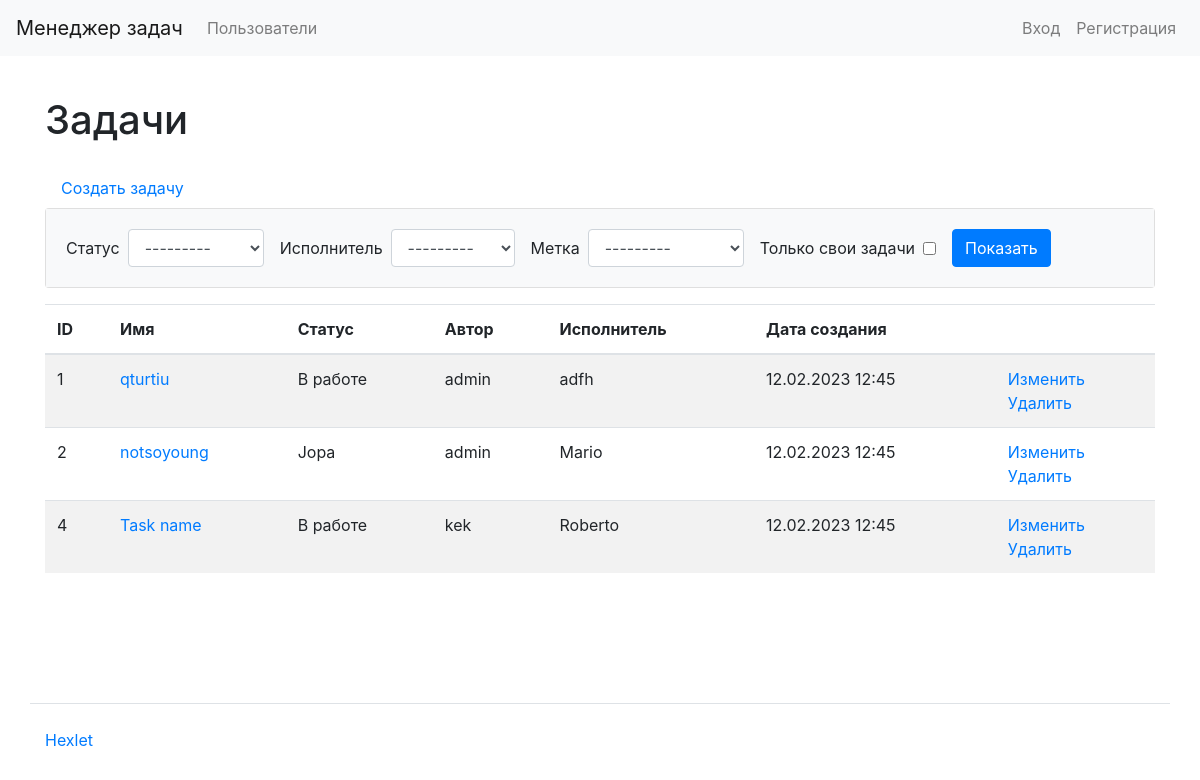
/tasks/, run on the app's committed database.
### task_manager/tasks/models.py (models this page shows, shortened)
class Tasks(models.Model):
    name = models.CharField(max_length=150, verbose_name='Имя')
    creator = models.ForeignKey(SiteUser, on_delete=models.PROTECT)
    description = models.TextField(verbose_name='Описание')
    status = models.ForeignKey(Statuses, on_delete=models.PROTECT, verbose_name='Статус')
    executor = models.ForeignKey(SiteUser, on_delete=models.PROTECT, verbose_name='Исполнитель', related_name='executor_id')
    labels = models.ManyToManyField(Label, verbose_name='Метки')
    created_at = models.DateTimeField(auto_now=True)

### task_manager/statuses/models.py (models this page shows)
class Statuses(models.Model):
    name = models.CharField(max_length=100, verbose_name='Имя')
    created_at = models.DateTimeField(auto_now=True)
    def __str__(self):
        return self.name

### task_manager/users/models.py (models this page shows)
class SiteUser(AbstractUser):
    first_name = models.CharField(max_length=150, verbose_name='Имя')
    last_name = models.CharField(max_length=150, verbose_name='Фамилия')
    def __str__(self):
        return self.username

### task_manager/labels/models.py (called while the page is built)
    def __str__(self):
        return self.name

### task_manager/templates/tasks/tasks_filter.html (shortened to what this page needs)
{% extends "base.html" %}
{% load bootstrap4 %}
{% block content %}
<h1 class="my-4">Задачи</h1>
<a class="nav-link" href="{% url 'create_task' %}">Создать задачу</a>
<div class="card mb-3">
    <div class="card-body bg-light">
        <form class="form-inline center" method="get">
            {% for field in filter.form %}
                <div class="form-group">
                    {{ field.label }}
                    <div class="ml-2 mr-3">
                        {{ field }}
                    </div>
                </div>
            {% endfor %}
            <button class="btn btn-primary" type="submit">Показать</button>
        </form>
    </div>
</div>
<table class="table table-striped">
    <thead>
      <tr>
        <th>ID</th>
        <th>Имя</th>
        <th>Статус</th>
        <th>Автор</th>
        <th>Исполнитель</th>
        <th>Дата создания</th>
        <th></th>
      </tr>
    </thead>
    <tbody>
        {% for obj in filter.qs %}
        <tr>
          <td>
            {{ obj.pk }}
          </td>
          <td>
            <a href="{% url 'task_detail' obj.pk %}">{{ obj.name }}</a>
          </td>
          <td>
            {{ obj.status }}
          </td>
          <td>
            {{ obj.creator }}
          </td>
          <td>
            {{ obj.executor }}
          </td>
          <td>{{ obj.created_at|date:"d.m.Y H:i" }}</td>
          <td>
            <a href="{% url 'task_update' obj.pk %}">Изменить</a>
            <br>
            <a href="{% url 'task_delete' obj.pk %}">Удалить</a>
          </td>
        </tr>
        {% endfor %}
    </tbody>
</table>
{% endblock %}

### data on the page
Tasks: pk "1", name "qturtiu", status "В работе", creator "admin", executor "adfh", created_at "12.02.2023 12:45"
Tasks: pk "2", name "notsoyoung", status "Jopa", creator "admin", executor "Mario", created_at "12.02.2023 12:45"
Tasks: pk "4", name "Task name", status "В работе", creator "kek", executor "Roberto", created_at "12.02.2023 12:45"

### other printed values
{{ field.label }} "Статус" "Исполнитель" "Метка" "Только свои задачи"
